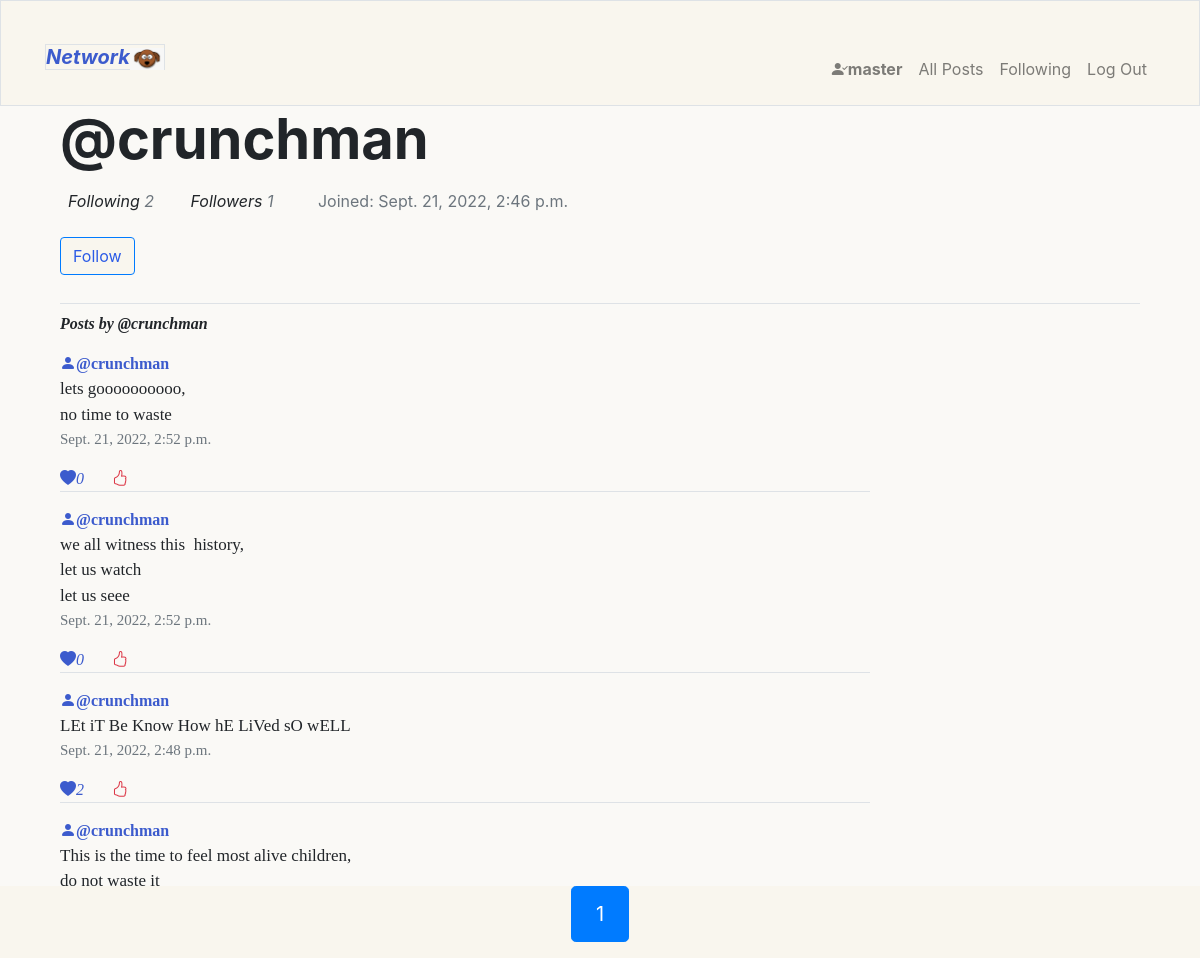
The app's page /profile/user9/page1 (signed in) with its own data.
### network/models.py (models this page shows, shortened)
class User(AbstractUser):
    followers_number = models.IntegerField(default=0)
    following_number = models.IntegerField(default=0)
    joined = models.DateField(auto_now=True)

class Post(models.Model):
    content = models.CharField(max_length=200)
    likes = models.IntegerField(default=0)
    created = models.DateTimeField(auto_now_add=True)
    user = models.ForeignKey(User,on_delete=models.CASCADE,related_name="post_created")

### network/views.py (the view, shortened to what this page needs)
# urls.py: path("profile/user<int:id>/page<int:page_num>",views.profile,name="profile"),
@login_required
def profile(request,id,page_num):
    if not  request.user.is_authenticated:
        return render(request,"network/login.html",{
            "error":"Session expired ,Login again"
        })
    try:
        user_p = User.objects.get(pk=id)
        user_post = Post.objects.filter(user=user_p).order_by("-created")
        user_likes  = Likes.objects.filter(user=request.user)
        user_liked_post = [x.liked_posts for x in user_likes]
        pages = Paginator(user_post,10)
        current_pages = pages.get_page(page_num)
        return render(request,"network/profile.html",{
        "user_post":current_pages,
        "user_profile" : user_p,
        "liked_posts":user_liked_post
    })
    except User.DoesNotExist:
        return HttpResponseRedirect(reverse("index"))

### network/templates/network/profile.html (shortened to what this page needs)
{% extends 'network/layout.html' %}
{% block body %}
<div class="container ">
    <div class="border-bottom pb-2">
        <p class=""><span class= "display-4 font-weight-bolder">@{{user_profile.username}}</span> </p>
        <span class="mx-2 font-italic">Following <span class="text-muted">{{user_profile.user_following.count}}</span></span>
        <span class="mx-4 font-italic">Followers <span class="text-muted followers">{{user_profile.user_followers.count}}</span></span>
         <span class="mx-3 text-muted">Joined: {{user_profile.date_joined}}</span>
         {% if   user != user_profile  and user.is_authenticated%}
            <div class="mt-4">
                <span> <button class=" unfollowed btn btn-outline-primary " id="follow_unfollow" data-id = "{{user_profile.id}}">Follow</button> </span>
            </div>
            <p class="profile-error font-italic pt-1 text-danger"></p>
         {% endif %}
    </div>
    <div class = "mt-2 posts">
        <p class=""><strong class= "display-5 font-italic fw-bolder">Posts by @{{user_profile.username}}</strong> </p>
        {% for post in user_post %}
        <div class=" mt-3  border-bottom w-75">
            <a class=" " href=" {% url 'profile' post.user.id 1 %}"><i class="bi bi-person-fill  blue-color-tone"></i><strong class=" blue-color-tone">@{{ post.user.username }}</strong></a>
            <div id="post-{{post.id}}-div">
                <p class="post-content-{{post.id}} text-break post-content ">{{post.content|linebreaksbr}}</p>
                <p class="date text-muted ">{{post.created}}</p>
            </div>
            {% if post  in liked_posts%}
                <a ><i class="bi bi-heart-fill blue-color-tone" id="like-{{post.id}}">{{post.likes}}</i>    <a href="" class="mx-4 text-danger like-btn" data-id ="{{post.id}}"  data-action="false"><i class="bi bi-hand-thumbs-up-fill"></i></a>
            {% else %}
                <a ><i class="bi bi-heart-fill blue-color-tone" id="like-{{post.id}}">{{post.likes}}</i>    <a href="" class="mx-4 text-danger like-btn" data-id ="{{post.id}}"  data-action="true"><i class="bi bi-hand-thumbs-up"></i></a>
            {% endif %}
        </div>
        {% endfor %}
    </div>
</div>
{% endblock body %}
{% block footer %}
<div class="">
    <nav aria-label="..." class= "fixed-bottom  d-flex justify-content-center ">
        <ul class="pagination pagination-lg">
          <li class="page-item active" aria-current="page">
            <span class="page-link">
              {{user_post.number}}
            </span>
          </li>
        </ul>
      </nav>
</div>
{% endblock footer %}

### network/templates/network/layout.html (shortened to what this page needs)
{% load static %}
<!DOCTYPE html>
<html lang="en">
    <head>
        <link rel="stylesheet" href="https://cdn.jsdelivr.net/npm/bootstrap@4.4.1/dist/css/bootstrap.min.css">
        <link rel="stylesheet" href="https://cdn.jsdelivr.net/npm/bootstrap-icons@1.8.3/font/bootstrap-icons.css">
        <link href="{% static 'network/styles.css' %}" rel="stylesheet">
    </head>
    <body  class="bodycon">
        <nav class="navbar sticky-top navbar-expand-lg border pb-3 navbar-light ">
            <div class="container-md  mt-3">
                <a href="/" class="navbar-brand  " >
                    <span class="fw-bold  align-center ">
                        <i class="border "><strong class="blue-color-tone">Network</strong><img class="img-fluid nav-img" src="{% static 'network/images/dog4.png' %}" alt="image of a cute cartoon dog"></i>
                    </span>
                </a>
            <div class="collapse navbar-collapse  justify-content-end align-center" id="main-nav" >
                <ul class="navbar-nav mt-4">
                  {% if user.is_authenticated %}
                      <li class="nav-item">
                          <a class="nav-link" href="{% url 'profile'  user.id  1 %}"><i class="bi bi-person-check-fill"></i><strong>{{ user.username }}</strong></a>
                      </li>
                  {% endif %}
                  <li class="nav-item">
                    <a class="nav-link" href="{% url 'index' %}">All Posts</a>
                  </li>
                  {% if user.is_authenticated %}
                      <li class="nav-item">
                          <a class="nav-link" href="{% url 'following' 1%}">Following</a>
                      </li>
                      <li class="nav-item">
                          <a class="nav-link" href="{% url 'logout' %}">Log Out</a>
                      </li>
                  {% endif %}
                </ul>
              </div>
            </div>
        </nav>
        <div class="container main">
            {% block body %}
            {% endblock %}
        </div>
    </body>
    {% block footer %}{% endblock footer %}
</html>

### network/static/network/styles.css (style rules this page uses)
html { scroll-behavior: smooth; }
nav { background-color: #F9F6EE; }
.bodycon { background-color: #FAF9F6; }
.blue-color-tone { color: rgb(60, 91, 205); }
.posts { font-family:'Times New Roman', Times, serif; }
.date { margin-top:-15px; font-size: 15px; }
.post-content { font-size: 17px; white-space: pre-line; white-space: pre-wrap; }
.nav-img { height:22px; }
.unfollowed { color: rgb(44, 91, 230); background-color: #F9F6EE; }

### records on screen
User: username "master"
User: username "crunchman", user_following.count "2", user_followers.count "1", date_joined "Sept. 21, 2022, 2:46 p.m."
Post: user.username "crunchman", content "lets goooooooooo, no time to waste", created "Sept. 21, 2022, 2:52 p.m.", likes "0"
Post: user.username "crunchman", content "we all witness this history, let us watch let us seee", created "Sept. 21, 2022, 2:52 p.m.", likes "0"
Post: user.username "crunchman", content "LEt iT Be Know How hE LiVed sO wELL", created "Sept. 21, 2022, 2:48 p.m.", likes "2"
Post: user.username "crunchman", content "This is the time to feel most alive children, do not waste it"

### other values on screen
{{ user_post.number }} "1"
